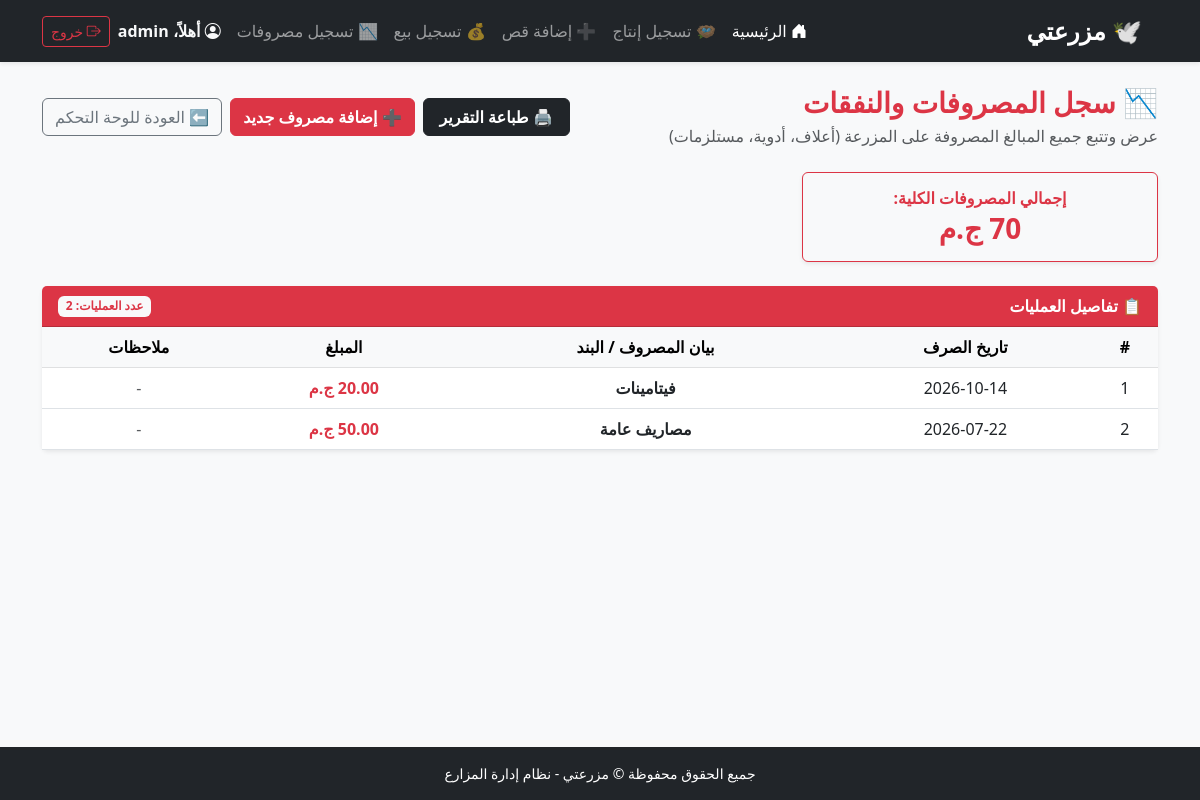
/hmamam/expenses-history/ (signed in), run on the app's committed database.
### hmamam/models.py (models this page shows)
class Expense(models.Model):
    user = models.ForeignKey(User, on_delete=models.CASCADE, verbose_name="المستخدم")
    title = models.CharField(max_length=100,default="مصاريف عامة", verbose_name="بند المصروف (علف، علاج...)")
    amount = models.DecimalField(max_digits=10, decimal_places=2, verbose_name="المبلغ")
    expense_date = models.DateField(auto_now_add=True,null=True, verbose_name="تاريخ المصروف")

### hmamam/views.py (the view)
# urls.py: path('expenses-history/', views.expenses_history, name='expenses_history'),
@login_required
def expenses_history(request):
    expenses = Expense.objects.filter(user=request.user).order_by('-expense_date')
    total_expenses = expenses.aggregate(total=Sum('amount'))['total'] or 0
    context = {
        'expenses': expenses,
        'total_expenses': total_expenses,
    }
    return render(request, 'farm/expenses_history.html', context)

### hmamam/templates/farm/expenses_history.html (shortened to what this page needs)
{% extends 'base.html' %}
{% block content %}
<div class="container py-4">
    <div class="d-flex justify-content-between align-items-center mb-4 no-print">
        <div>
            <h3 class="fw-bold text-danger mb-1">📉 سجل المصروفات والنفقات</h3>
            <p class="text-muted m-0">عرض وتتبع جميع المبالغ المصروفة على المزرعة (أعلاف، أدوية، مستلزمات)</p>
        </div>
        <div class="d-flex gap-2">
            <button onclick="window.print();" class="btn btn-dark fw-bold px-3">
                🖨️ طباعة التقرير
            </button>
            <a href="{% url 'add_expense' %}" class="btn btn-danger fw-bold">
                ➕ إضافة مصروف جديد
            </a>
            <a href="{% url 'farm_home' %}" class="btn btn-outline-secondary">
                ⬅ العودة للوحة التحكم
            </a>
        </div>
    </div>
    <div class="row mb-4">
        <div class="col-md-4">
            <div class="card border-danger bg-light text-center p-3 shadow-sm">
                <h6 class="text-danger fw-bold mb-1">إجمالي المصروفات الكلية:</h6>
                <h3 class="fw-bold text-danger m-0">{{ total_expenses }} ج.م</h3>
            </div>
        </div>
    </div>
    <div class="card shadow-sm border-0">
        <div class="card-header bg-danger text-white fw-bold d-flex justify-content-between align-items-center">
            <span>📋 تفاصيل العمليات</span>
            <span class="badge bg-light text-danger">عدد العمليات: {{ expenses.count }}</span>
        </div>
        <div class="card-body p-0 table-responsive">
            <table class="table table-hover text-center align-middle mb-0">
                <thead class="table-light">
                    <tr>
                        <th>#</th>
                        <th>تاريخ الصرف</th>
                        <th>بيان المصروف / البند</th>
                        <th>المبلغ</th>
                        <th>ملاحظات</th>
                    </tr>
                </thead>
                <tbody>
                    {% for expense in expenses %}
                    <tr>
                        <td>{{ forloop.counter }}</td>
                        <td>{{ expense.expense_date|date:"Y-m-d" }}</td>
                        <td class="fw-bold">{{ expense.title }}</td>
                        <td class="fw-bold text-danger fs-6">{{ expense.amount }} ج.م</td>
                        <td class="text-muted">{{ expense.notes|default:"-" }}</td>
                    </tr>
                    {% empty %}
                    <tr>
                        <td colspan="5" class="text-muted p-4">لا توجد عمليات مصروفات مسجلة حتى الآن.</td>
                    </tr>
                    {% endfor %}
                </tbody>
            </table>
        </div>
    </div>
</div>
{% endblock %}

### templates/base.html (shortened to what this page needs)
<!DOCTYPE html>
<html lang="ar" dir="rtl">
<head>
    <link href="https://cdn.jsdelivr.net/npm/bootstrap@5.3.0/dist/css/bootstrap.min.css" rel="stylesheet">
    <link rel="stylesheet" href="https://cdn.jsdelivr.net/npm/bootstrap-icons@1.11.0/font/bootstrap-icons.css">
</head>
<body class="bg-light d-flex flex-column min-vh-100">
    <nav class="navbar navbar-expand-lg navbar-dark bg-dark sticky-top shadow-sm">
        <div class="container">
            <a class="navbar-brand fw-bold fs-4" href="{% url 'farm_home' %}">
                🕊️ مزرعتي
            </a>
            <div class="collapse navbar-collapse" id="mainNavbar">
                <ul class="navbar-nav me-auto mb-2 mb-lg-0">
                    <li class="nav-item">
                        <a class="nav-link active" href="{% url 'farm_home' %}">
                            <i class="bi bi-house-door-fill"></i> الرئيسية
                        </a>
                    </li>
                    {% if user.is_authenticated %}
                    <li class="nav-item">
                        <a class="nav-link" href="{% url 'add_production' %}">🪺 تسجيل إنتاج</a>
                    </li>
                    <li class="nav-item">
                        <a class="nav-link" href="{% url 'add_pair' %}">➕ إضافة قص</a>
                    </li>
                    <li class="nav-item">
                        <a class="nav-link" href="{% url 'add_sale' %}">💰 تسجيل بيع</a>
                    </li>
                    <li class="nav-item">
                        <a class="nav-link" href="{% url 'add_expense' %}">📉 تسجيل مصروفات</a>
                    </li>
                    {% endif %}
                </ul>
                <div class="d-flex align-items-center gap-2">
                    {% if user.is_authenticated %}
                        <span class="text-light fw-bold me-2">
                            <i class="bi bi-person-circle"></i> أهلاً، {{ user.username }}
                        </span>
                        <form method="POST" action="{% url 'logout' %}" class="d-inline">
                            <button type="submit" class="btn btn-outline-danger btn-sm">
                                <i class="bi bi-box-arrow-right"></i> خروج
                            </button>
                        </form>
                    {% endif %}
                </div>
            </div>
        </div>
    </nav>
    <main class="flex-grow-1">
        {% block content %}{% endblock %}
    </main>
    <footer class="bg-dark text-white text-center py-3 mt-auto">
        <div class="container">
            <p class="m-0 small">جميع الحقوق محفوظة &copy; مزرعتي - نظام إدارة المزارع</p>
        </div>
    </footer>
</body>
</html>

### data on the page
Expense: expense_date "2026-10-14", title "فيتامينات", amount "20.00", notes "-"
Expense: expense_date "2026-07-22", title "مصاريف عامة", amount "50.00", notes "-"

### other printed values
{{ user.username }} "admin"
{{ total_expenses }} "70"
{{ expenses.count }} "2"
